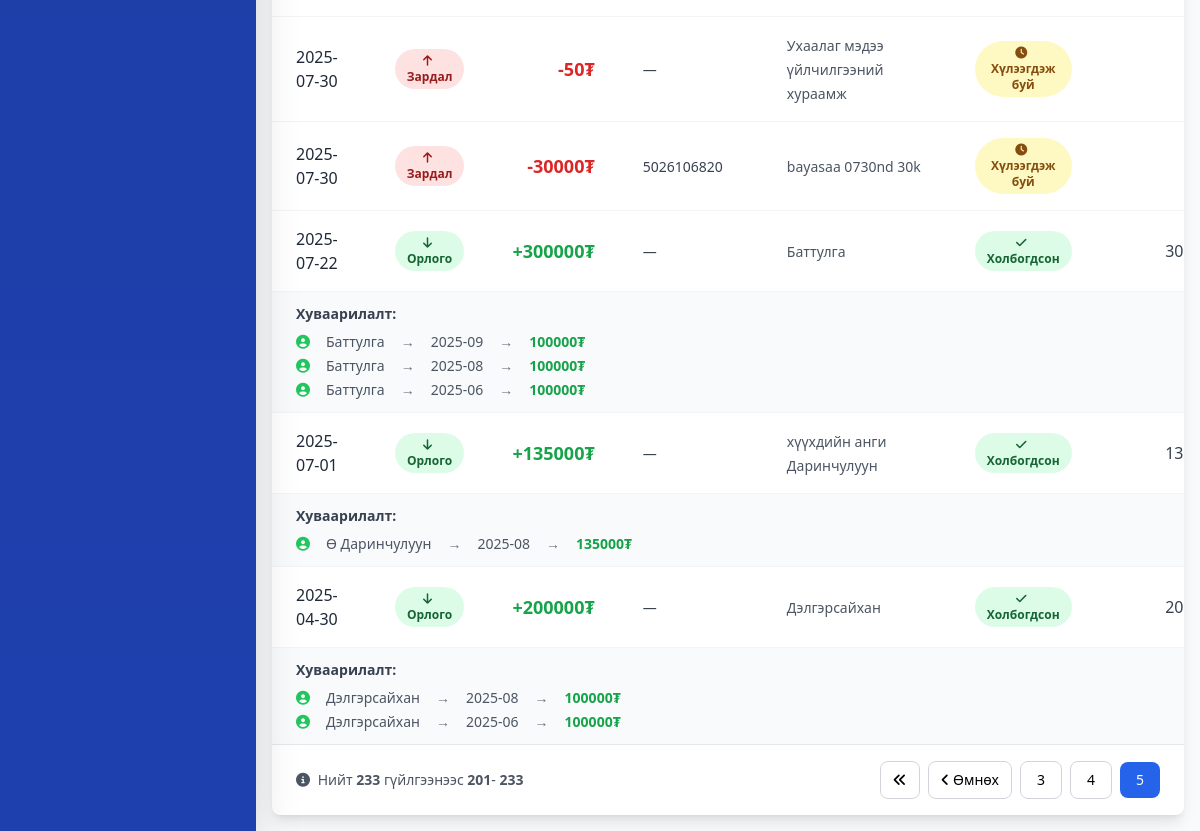
/bank-transactions/?page=5 (signed in, lower part), run on an earlier commit of the app's database.
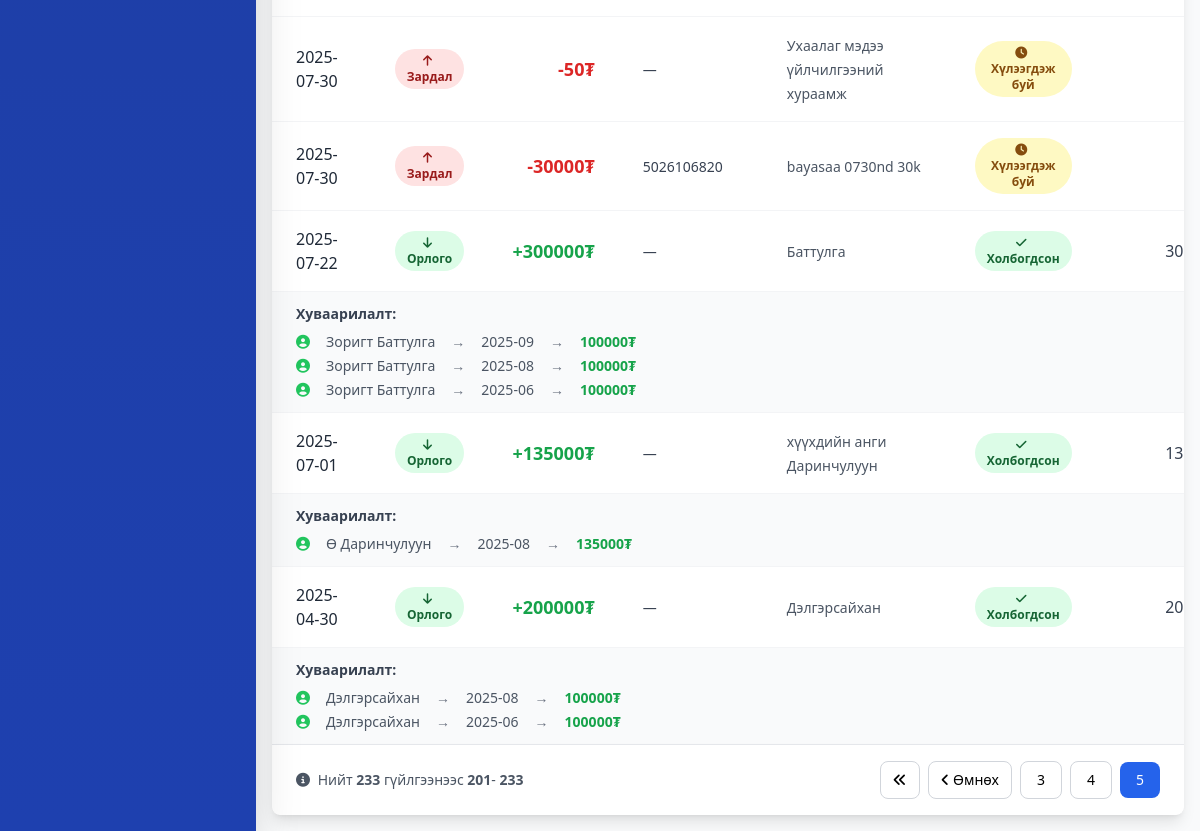
And on a later commit of the database.
### config/aikido_app/models.py (models this page shows, shortened)
class PaymentAllocation(models.Model):
    bank_transaction = models.ForeignKey(
        BankTransaction,
        on_delete=models.CASCADE,
        related_name='allocations',
        verbose_name="Банкны гүйлгээ"
    )
    student = models.ForeignKey(
        Student,
        on_delete=models.CASCADE,
        related_name='payment_allocations',
        verbose_name="Сурагч"
    )
    payment_month = models.DateField(verbose_name="Төлбөрийн сар")
    amount = models.DecimalField(
        max_digits=10,
        decimal_places=2,
        validators=[MinValueValidator(Decimal('0.01'))],
        verbose_name="Дүн"
    )
    notes = models.TextField(
        blank=True,
        verbose_name="Тэмдэглэл"
    )
    created_at = models.DateTimeField(auto_now_add=True, verbose_name="Үүсгэсэн огноо")
    created_by = models.ForeignKey(
        Instructor,
        on_delete=models.SET_NULL,
        null=True,
        blank=True,
        verbose_name="Үүсгэсэн хэрэглэгч"
    )
    class Meta:
        verbose_name = "Төлбөрийн хуваарилалт"
        verbose_name_plural = "Төлбөрийн хуваарилалтууд"
        ordering = ['-created_at']

class Student(models.Model):
    KYU_CHOICES = [
        (1, '1 кюү'),
        (2, '2 кюү'),
        (3, '3 кюү'),
        (4, '4 кюү'),
        (5, '5 кюү'),
        (6, '6 кюү'),
        (7, '7 кюү'),
        (8, '8 кюү'),
    ]
    DAN_CHOICES = [
        (1, '1 дан'),
        (2, '2 дан'),
        (3, '3 дан'),
        (4, '4 дан'),
        (5, '5 дан'),
        (6, '6 дан'),
        (7, '7 дан'),
        (8, '8 дан'),
    ]
    user = models.OneToOneField(
        User,
        on_delete=models.SET_NULL,
        null=True,
        blank=True,
        related_name='student_profile',
        verbose_name="Хэрэглэгч"
    )
    first_name = models.CharField(max_length=100, verbose_name="Нэр")
    last_name = models.CharField(max_length=100, verbose_name="Овог")
    phone = models.CharField(max_length=20, blank=True, verbose_name="Утас")
    email = models.EmailField(blank=True, verbose_name="И-мэйл")
    date_of_birth = models.DateField(null=True, blank=True, verbose_name="Төрсөн огноо")
    enrollment_date = models.DateField(auto_now_add=True, verbose_name="Элссэн огноо")
    is_active = models.BooleanField(default=True, verbose_name="Идэвхтэй эсэх")
    kyu_rank = models.IntegerField(
        choices=KYU_CHOICES,
        null=True,
        blank=True,
        verbose_name="Кюү зэрэг"
    )
    dan_rank = models.IntegerField(
        choices=DAN_CHOICES,
        null=True,
        blank=True,
        verbose_name="Дан зэрэг"
    )
    current_rank_date = models.DateField(
        null=True,
        blank=True,
        verbose_name="Одоогийн зэрэг авсан огноо"
    )
    monthly_fee = models.DecimalField(
        max_digits=10,
        decimal_places=2,
        null=True,
        blank=True,
        validators=[MinValueValidator(Decimal('0.01'))],
        verbose_name="Сарын төлбөр"
    )
    fee_note = models.TextField(
        blank=True,
        verbose_name="Төлбөрийн тайлбар"
    )
    class_types = models.ManyToManyField(
        'ClassType',
        blank=True,
        verbose_name="Элссэн ангиуд"
    )
    class Meta:
        verbose_name = "Сурагч"
        verbose_name_plural = "Сурагчид"
        ordering = ['last_name', 'first_name']
    def __str__(self):
        return f"{self.last_name} {self.first_name}"

### config/aikido_app/views.py (the view, shortened to what this page needs)
# urls.py: path('bank-transactions/', views.bank_transaction_list, name='bank_transaction_list'),
@login_required
def bank_transaction_list(request):
    from django.core.paginator import Paginator
    transactions = BankTransaction.objects.all().select_related().prefetch_related(
        'allocations__student', 'expense_allocations__expense_category'
    )
    status_filter = request.GET.get('status')
    if status_filter:
        transactions = transactions.filter(status=status_filter)
    month_filter = request.GET.get('month')
    type_filter = request.GET.get('type')
    if type_filter == 'income':
        transactions = transactions.filter(credit_amount__gt=0)
    elif type_filter == 'expense':
        transactions = transactions.exclude(debit_amount=0).exclude(debit_amount__isnull=True)
    transactions = transactions.order_by('-transaction_date', '-imported_at')
    paginator = Paginator(transactions, 50)  # 50 transactions per page
    page_number = request.GET.get('page', 1)
    page_obj = paginator.get_page(page_number)
    months = BankTransaction.objects.dates('transaction_date', 'month', order='DESC')
    from django.db.models import Sum, Count, Q
    summary = transactions.aggregate(
        total_count=Count('id'),
        income_count=Count('id', filter=Q(credit_amount__gt=0)),
        expense_count=Count('id', filter=~Q(debit_amount=0) & ~Q(debit_amount__isnull=True)),
        total_income=Sum('credit_amount', filter=Q(credit_amount__gt=0)),
        total_expense=Sum('debit_amount', filter=~Q(debit_amount=0) & ~Q(debit_amount__isnull=True)),
    )
    context = {
        'page_obj': page_obj,
        'transactions': page_obj.object_list,
        'status_choices': BankTransaction.STATUS_CHOICES,
        'selected_status': status_filter,
        'selected_month': month_filter,
        'selected_type': type_filter,
        'months': months,
        'summary': summary,
    }
    return render(request, 'aikido_app/bank_transaction_list.html', context)

### config/aikido_app/models.py (called while the page is built)
    def get_allocated_amount(self):
        if self.credit_amount and self.credit_amount > 0:
            payment_total = self.allocations.aggregate(total=models.Sum('amount'))['total'] or Decimal('0.00')
            income_total = self.income_allocations.aggregate(total=models.Sum('amount'))['total'] or Decimal('0.00')
            seminar_total = self.seminar_allocations.aggregate(total=models.Sum('amount'))['total'] or Decimal('0.00')
            membership_total = self.membership_allocations.aggregate(total=models.Sum('amount'))['total'] or Decimal('0.00')
            return payment_total + income_total + seminar_total + membership_total
        elif self.debit_amount and self.debit_amount != 0:
            return self.expense_allocations.aggregate(total=models.Sum('amount'))['total'] or Decimal('0.00')
        return Decimal('0.00')

    def get_remaining_amount(self):
        return self.amount - self.get_allocated_amount()

### config/aikido_app/templates/aikido_app/bank_transaction_list.html (shortened to what the changed rows need)
{% extends 'aikido_app/base.html' %}
{% load static %}
{% block content %}
<div class="max-w-7xl mx-auto">
    {% if transactions %}
    <div class="bg-white rounded-lg shadow-lg overflow-hidden">
        <div class="overflow-x-auto">
            <table class="min-w-full divide-y divide-gray-200">
                <tbody class="divide-y divide-gray-100">
                    {% for transaction in transactions %}
                    <tr class="hover:bg-blue-50 transition-colors">
                        <td class="py-4 px-6">
                            <span class="text-gray-800 font-medium">
                                {{ transaction.transaction_date|date:"Y-m-d" }}
                            </span>
                        </td>
                        <td class="py-4 px-6 text-center">
                            {% if transaction.credit_amount and transaction.credit_amount > 0 %}
                            <span class="inline-block px-3 py-1 bg-green-100 text-green-800 rounded-full text-xs font-semibold">
                                <i class="fas fa-arrow-down mr-1"></i>Орлого
                            </span>
                            {% elif transaction.debit_amount and transaction.debit_amount != 0 %}
                            <span class="inline-block px-3 py-1 bg-red-100 text-red-800 rounded-full text-xs font-semibold">
                                <i class="fas fa-arrow-up mr-1"></i>Зардал
                            </span>
                            {% else %}
                            <span class="inline-block px-3 py-1 bg-gray-100 text-gray-800 rounded-full text-xs font-semibold">
                                <i class="fas fa-minus mr-1"></i>—
                            </span>
                            {% endif %}
                        </td>
                        <td class="py-4 px-6 text-right">
                            {% if transaction.credit_amount and transaction.credit_amount > 0 %}
                            <span class="text-lg font-bold text-green-600">
                                +{{ transaction.credit_amount|floatformat:0 }}₮
                            </span>
                            {% elif transaction.debit_amount and transaction.debit_amount != 0 %}
                            <span class="text-lg font-bold text-red-600">
                                {{ transaction.debit_amount|floatformat:0 }}₮
                            </span>
                            {% else %}
                            <span class="text-lg font-bold text-gray-400">
                                0₮
                            </span>
                            {% endif %}
                        </td>
                        <td class="py-4 px-6">
                            <span class="text-gray-700 text-sm">
                                {{ transaction.counterparty_account|default:"—"|truncatewords:5 }}
                            </span>
                        </td>
                        <td class="py-4 px-6">
                            <span class="text-gray-600 text-sm">
                                {{ transaction.description|truncatewords:10 }}
                            </span>
                        </td>
                        <td class="py-4 px-6 text-center">
                            {% if transaction.status == 'PENDING' %}
                            <span class="inline-block px-3 py-1 bg-yellow-100 text-yellow-800 rounded-full text-xs font-semibold">
                                <i class="fas fa-clock mr-1"></i>Хүлээгдэж буй
                            </span>
                            {% elif transaction.status == 'MATCHED' %}
                            <span class="inline-block px-3 py-1 bg-green-100 text-green-800 rounded-full text-xs font-semibold">
                                <i class="fas fa-check mr-1"></i>Холбогдсон
                            </span>
                            {% elif transaction.status == 'PARTIALLY_MATCHED' %}
                            <span class="inline-block px-3 py-1 bg-blue-100 text-blue-800 rounded-full text-xs font-semibold">
                                <i class="fas fa-adjust mr-1"></i>Хэсэгчлэн
                            </span>
                            {% else %}
                            <span class="inline-block px-3 py-1 bg-gray-100 text-gray-800 rounded-full text-xs font-semibold">
                                <i class="fas fa-ban mr-1"></i>Орхигдсон
                            </span>
                            {% endif %}
                        </td>
                        <td class="py-4 px-6 text-right">
                            <span class="text-gray-700 font-medium">
                                {{ transaction.get_allocated_amount|floatformat:0 }}₮
                            </span>
                        </td>
                    </tr>
                    {% if transaction.allocations.all or transaction.expense_allocations.all %}
                    <tr class="bg-gray-50">
                        <td colspan="9" class="py-3 px-6">
                            <div class="text-sm">
                                <span class="font-semibold text-gray-700">Хуваарилалт:</span>
                                <div class="mt-2 space-y-1">
                                    {% for allocation in transaction.allocations.all %}
                                    <div class="flex items-center gap-4 text-gray-600">
                                        <i class="fas fa-user-circle text-green-500"></i>
                                        <span class="font-medium">{{ allocation.student }}</span>
                                        <span class="text-gray-500">→</span>
                                        <span>{{ allocation.payment_month|date:"Y-m" }}</span>
                                        <span class="text-gray-500">→</span>
                                        <span class="font-bold text-green-600">{{ allocation.amount|floatformat:0 }}₮</span>
                                    </div>
                                    {% endfor %}
                                </div>
                            </div>
                        </td>
                    </tr>
                    {% endif %}
                    {% endfor %}
                </tbody>
            </table>
        </div>
    </div>
    {% endif %}
</div>
{% endblock %}

What changed in the data, as far as the page shows it:
changed through a linked row, PaymentAllocation (number 1 of 6 on the later page): student "Баттулга" → "Зоригт Баттулга"
changed through a linked row, PaymentAllocation (number 2 of 6 on the later page): student "Баттулга" → "Зоригт Баттулга"
changed through a linked row, PaymentAllocation (number 3 of 6 on the later page): student "Баттулга" → "Зоригт Баттулга"
